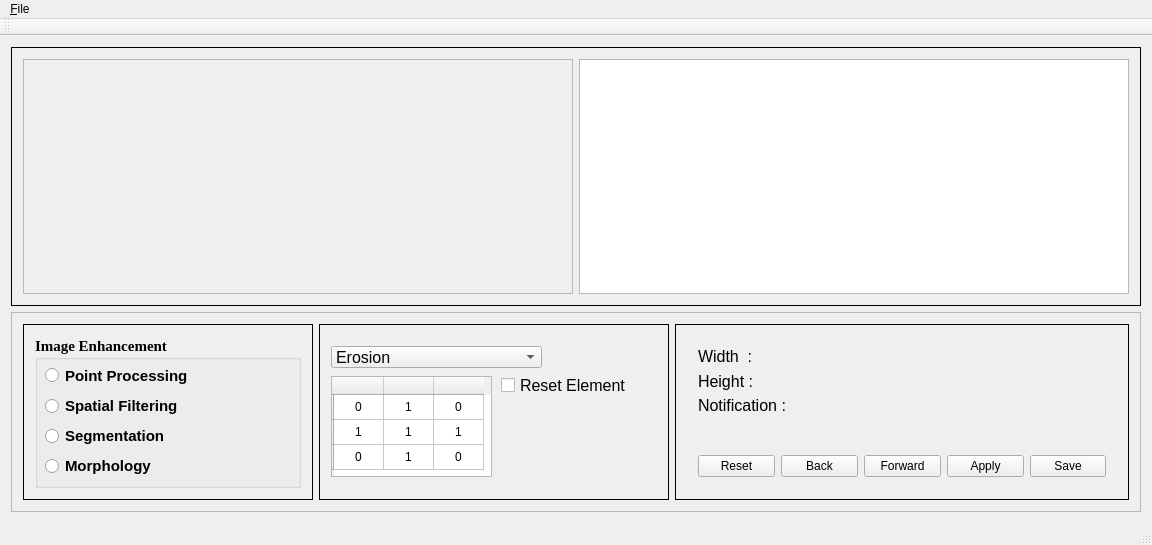
<?xml version="1.0" encoding="UTF-8"?>
<ui version="4.0">
 <class>MainWindow</class>
 <widget class="QMainWindow" name="MainWindow">
  <property name="geometry">
   <rect>
    <x>0</x>
    <y>0</y>
    <width>1152</width>
    <height>545</height>
   </rect>
  </property>
  <property name="windowTitle">
   <string>Image Processing</string>
  </property>
  <widget class="QWidget" name="centralWidget">
   <layout class="QVBoxLayout" name="verticalLayout">
    <item>
     <widget class="QFrame" name="horizontalFrame_2">
      <property name="sizePolicy">
       <sizepolicy hsizetype="Expanding" vsizetype="Expanding">
        <horstretch>0</horstretch>
        <verstretch>0</verstretch>
       </sizepolicy>
      </property>
      <property name="frameShape">
       <enum>QFrame::Box</enum>
      </property>
      <layout class="QHBoxLayout" name="horizontalLayout">
       <item>
        <layout class="QGridLayout" name="gridLayout_3">
         <item row="0" column="0">
          <widget class="QLabel" name="label">
           <property name="sizePolicy">
            <sizepolicy hsizetype="Preferred" vsizetype="Preferred">
             <horstretch>0</horstretch>
             <verstretch>0</verstretch>
            </sizepolicy>
           </property>
           <property name="frameShape">
            <enum>QFrame::StyledPanel</enum>
           </property>
           <property name="text">
            <string/>
           </property>
          </widget>
         </item>
        </layout>
       </item>
       <item>
        <layout class="QGridLayout" name="gridLayout_4">
         <item row="0" column="0">
          <widget class="QGraphicsView" name="graphicsView">
           <property name="sizePolicy">
            <sizepolicy hsizetype="Minimum" vsizetype="Minimum">
             <horstretch>0</horstretch>
             <verstretch>0</verstretch>
            </sizepolicy>
           </property>
          </widget>
         </item>
        </layout>
       </item>
      </layout>
     </widget>
    </item>
    <item>
     <widget class="QFrame" name="horizontalFrame">
      <property name="sizePolicy">
       <sizepolicy hsizetype="Preferred" vsizetype="Preferred">
        <horstretch>0</horstretch>
        <verstretch>0</verstretch>
       </sizepolicy>
      </property>
      <property name="minimumSize">
       <size>
        <width>280</width>
        <height>200</height>
       </size>
      </property>
      <property name="maximumSize">
       <size>
        <width>16777215</width>
        <height>200</height>
       </size>
      </property>
      <property name="frameShape">
       <enum>QFrame::StyledPanel</enum>
      </property>
      <layout class="QHBoxLayout" name="horizontalLayout_2">
       <item>
        <widget class="QFrame" name="imageEnhancement">
         <property name="sizePolicy">
          <sizepolicy hsizetype="Fixed" vsizetype="Preferred">
           <horstretch>0</horstretch>
           <verstretch>0</verstretch>
          </sizepolicy>
         </property>
         <property name="minimumSize">
          <size>
           <width>290</width>
           <height>0</height>
          </size>
         </property>
         <property name="frameShape">
          <enum>QFrame::Box</enum>
         </property>
         <layout class="QVBoxLayout" name="verticalLayout_6">
          <item>
           <widget class="QGroupBox" name="mainAlGroup">
            <property name="font">
             <font>
              <family>Times New Roman</family>
              <pointsize>11</pointsize>
              <weight>75</weight>
              <bold>true</bold>
             </font>
            </property>
            <property name="title">
             <string>Image Enhancement</string>
            </property>
            <widget class="QRadioButton" name="pointProcessing">
             <property name="geometry">
              <rect>
               <x>10</x>
               <y>30</y>
               <width>171</width>
               <height>19</height>
              </rect>
             </property>
             <property name="font">
              <font>
               <family>MS Shell Dlg 2</family>
               <pointsize>11</pointsize>
               <weight>75</weight>
               <bold>true</bold>
              </font>
             </property>
             <property name="text">
              <string>Point Processing</string>
             </property>
            </widget>
            <widget class="QRadioButton" name="spatialFiltering">
             <property name="geometry">
              <rect>
               <x>10</x>
               <y>60</y>
               <width>171</width>
               <height>20</height>
              </rect>
             </property>
             <property name="font">
              <font>
               <family>MS Shell Dlg 2</family>
               <pointsize>11</pointsize>
               <weight>75</weight>
               <bold>true</bold>
              </font>
             </property>
             <property name="text">
              <string>Spatial Filtering</string>
             </property>
            </widget>
            <widget class="QRadioButton" name="segmentation">
             <property name="geometry">
              <rect>
               <x>10</x>
               <y>90</y>
               <width>150</width>
               <height>20</height>
              </rect>
             </property>
             <property name="font">
              <font>
               <family>MS Shell Dlg 2</family>
               <pointsize>11</pointsize>
               <weight>75</weight>
               <bold>true</bold>
              </font>
             </property>
             <property name="text">
              <string>Segmentation</string>
             </property>
            </widget>
            <widget class="QRadioButton" name="morphology">
             <property name="geometry">
              <rect>
               <x>10</x>
               <y>120</y>
               <width>150</width>
               <height>20</height>
              </rect>
             </property>
             <property name="font">
              <font>
               <family>MS Shell Dlg 2</family>
               <pointsize>11</pointsize>
               <weight>75</weight>
               <bold>true</bold>
              </font>
             </property>
             <property name="text">
              <string>Morphology</string>
             </property>
            </widget>
           </widget>
          </item>
         </layout>
        </widget>
       </item>
       <item>
        <widget class="QFrame" name="imageAlgorithm">
         <property name="minimumSize">
          <size>
           <width>350</width>
           <height>0</height>
          </size>
         </property>
         <property name="frameShape">
          <enum>QFrame::Box</enum>
         </property>
         <layout class="QVBoxLayout" name="verticalLayout_3">
          <item>
           <widget class="QStackedWidget" name="stackedWidget">
            <property name="currentIndex">
             <number>3</number>
            </property>
            <widget class="QWidget" name="pointProcessingStacked">
             <widget class="QWidget" name="gridLayoutWidget_3">
              <property name="geometry">
               <rect>
                <x>10</x>
                <y>0</y>
                <width>251</width>
                <height>41</height>
               </rect>
              </property>
              <layout class="QGridLayout" name="gridLayout">
               <item row="0" column="0">
                <widget class="QComboBox" name="pointProcessingCombobox">
                 <property name="font">
                  <font>
                   <pointsize>12</pointsize>
                  </font>
                 </property>
                 <item>
                  <property name="text">
                   <string>Negative Image</string>
                  </property>
                 </item>
                 <item>
                  <property name="text">
                   <string>Thresholding</string>
                  </property>
                 </item>
                 <item>
                  <property name="text">
                   <string>Logarithmic Transformation</string>
                  </property>
                 </item>
                 <item>
                  <property name="text">
                   <string>Power Law Transformation</string>
                  </property>
                 </item>
                 <item>
                  <property name="text">
                   <string>Bit Plane Slicing</string>
                  </property>
                 </item>
                 <item>
                  <property name="text">
                   <string>Histogram Equalization</string>
                  </property>
                 </item>
                </widget>
               </item>
              </layout>
             </widget>
             <widget class="QStackedWidget" name="subStackedWidget1">
              <property name="geometry">
               <rect>
                <x>10</x>
                <y>50</y>
                <width>311</width>
                <height>111</height>
               </rect>
              </property>
              <property name="currentIndex">
               <number>0</number>
              </property>
              <widget class="QWidget" name="page">
               <widget class="QLabel" name="thresLabel">
                <property name="geometry">
                 <rect>
                  <x>1</x>
                  <y>10</y>
                  <width>171</width>
                  <height>21</height>
                 </rect>
                </property>
                <property name="font">
                 <font>
                  <pointsize>12</pointsize>
                 </font>
                </property>
                <property name="text">
                 <string>Thresholding value: </string>
                </property>
               </widget>
               <widget class="QLabel" name="thresValueLabel">
                <property name="geometry">
                 <rect>
                  <x>150</x>
                  <y>10</y>
                  <width>81</width>
                  <height>16</height>
                 </rect>
                </property>
                <property name="font">
                 <font>
                  <pointsize>12</pointsize>
                 </font>
                </property>
                <property name="text">
                 <string/>
                </property>
               </widget>
               <widget class="QSlider" name="thresSlither">
                <property name="geometry">
                 <rect>
                  <x>0</x>
                  <y>50</y>
                  <width>161</width>
                  <height>22</height>
                 </rect>
                </property>
                <property name="minimum">
                 <number>0</number>
                </property>
                <property name="maximum">
                 <number>255</number>
                </property>
                <property name="orientation">
                 <enum>Qt::Horizontal</enum>
                </property>
               </widget>
              </widget>
              <widget class="QWidget" name="page_2">
               <widget class="QLabel" name="logaritLabel">
                <property name="geometry">
                 <rect>
                  <x>1</x>
                  <y>10</y>
                  <width>81</width>
                  <height>16</height>
                 </rect>
                </property>
                <property name="font">
                 <font>
                  <pointsize>12</pointsize>
                 </font>
                </property>
                <property name="text">
                 <string>C value =  </string>
                </property>
               </widget>
               <widget class="QLabel" name="logaritCValueLabel">
                <property name="geometry">
                 <rect>
                  <x>80</x>
                  <y>10</y>
                  <width>101</width>
                  <height>16</height>
                 </rect>
                </property>
                <property name="font">
                 <font>
                  <pointsize>12</pointsize>
                 </font>
                </property>
                <property name="text">
                 <string/>
                </property>
               </widget>
               <widget class="QSlider" name="logaValueSlither">
                <property name="geometry">
                 <rect>
                  <x>1</x>
                  <y>40</y>
                  <width>171</width>
                  <height>22</height>
                 </rect>
                </property>
                <property name="minimum">
                 <number>1</number>
                </property>
                <property name="orientation">
                 <enum>Qt::Horizontal</enum>
                </property>
               </widget>
              </widget>
              <widget class="QWidget" name="page_3">
               <widget class="QLabel" name="label_2">
                <property name="geometry">
                 <rect>
                  <x>1</x>
                  <y>10</y>
                  <width>81</width>
                  <height>16</height>
                 </rect>
                </property>
                <property name="font">
                 <font>
                  <pointsize>12</pointsize>
                 </font>
                </property>
                <property name="text">
                 <string>C value : </string>
                </property>
               </widget>
               <widget class="QLabel" name="cPLLabel">
                <property name="geometry">
                 <rect>
                  <x>90</x>
                  <y>10</y>
                  <width>101</width>
                  <height>16</height>
                 </rect>
                </property>
                <property name="font">
                 <font>
                  <pointsize>12</pointsize>
                 </font>
                </property>
                <property name="text">
                 <string/>
                </property>
               </widget>
               <widget class="QSlider" name="cPLSlider">
                <property name="geometry">
                 <rect>
                  <x>1</x>
                  <y>30</y>
                  <width>171</width>
                  <height>22</height>
                 </rect>
                </property>
                <property name="minimum">
                 <number>1</number>
                </property>
                <property name="orientation">
                 <enum>Qt::Horizontal</enum>
                </property>
               </widget>
               <widget class="QLabel" name="label_3">
                <property name="geometry">
                 <rect>
                  <x>0</x>
                  <y>60</y>
                  <width>121</width>
                  <height>16</height>
                 </rect>
                </property>
                <property name="font">
                 <font>
                  <pointsize>12</pointsize>
                 </font>
                </property>
                <property name="text">
                 <string>Gramma value: </string>
                </property>
               </widget>
               <widget class="QLabel" name="grammaPLLabel">
                <property name="geometry">
                 <rect>
                  <x>140</x>
                  <y>60</y>
                  <width>81</width>
                  <height>16</height>
                 </rect>
                </property>
                <property name="font">
                 <font>
                  <pointsize>12</pointsize>
                 </font>
                </property>
                <property name="text">
                 <string/>
                </property>
               </widget>
               <widget class="QSlider" name="grammaPLSlider">
                <property name="geometry">
                 <rect>
                  <x>1</x>
                  <y>80</y>
                  <width>171</width>
                  <height>22</height>
                 </rect>
                </property>
                <property name="minimum">
                 <number>1</number>
                </property>
                <property name="singleStep">
                 <number>1</number>
                </property>
                <property name="orientation">
                 <enum>Qt::Horizontal</enum>
                </property>
               </widget>
              </widget>
              <widget class="QWidget" name="page_4">
               <widget class="QLabel" name="label_4">
                <property name="geometry">
                 <rect>
                  <x>1</x>
                  <y>10</y>
                  <width>81</width>
                  <height>16</height>
                 </rect>
                </property>
                <property name="font">
                 <font>
                  <pointsize>12</pointsize>
                 </font>
                </property>
                <property name="text">
                 <string>Slice bits</string>
                </property>
               </widget>
               <widget class="QLabel" name="label_5">
                <property name="geometry">
                 <rect>
                  <x>0</x>
                  <y>40</y>
                  <width>71</width>
                  <height>16</height>
                 </rect>
                </property>
                <property name="font">
                 <font>
                  <pointsize>12</pointsize>
                 </font>
                </property>
                <property name="text">
                 <string>From bit: </string>
                </property>
               </widget>
               <widget class="QLabel" name="label_7">
                <property name="geometry">
                 <rect>
                  <x>140</x>
                  <y>40</y>
                  <width>71</width>
                  <height>16</height>
                 </rect>
                </property>
                <property name="font">
                 <font>
                  <pointsize>12</pointsize>
                 </font>
                </property>
                <property name="text">
                 <string>to bit: </string>
                </property>
               </widget>
               <widget class="QLineEdit" name="frombitInput">
                <property name="geometry">
                 <rect>
                  <x>70</x>
                  <y>40</y>
                  <width>61</width>
                  <height>20</height>
                 </rect>
                </property>
                <property name="font">
                 <font>
                  <pointsize>12</pointsize>
                 </font>
                </property>
               </widget>
               <widget class="QLineEdit" name="tobitInput">
                <property name="geometry">
                 <rect>
                  <x>200</x>
                  <y>40</y>
                  <width>61</width>
                  <height>20</height>
                 </rect>
                </property>
                <property name="font">
                 <font>
                  <pointsize>12</pointsize>
                 </font>
                </property>
               </widget>
               <widget class="QLabel" name="bitplaneNoti">
                <property name="geometry">
                 <rect>
                  <x>0</x>
                  <y>80</y>
                  <width>341</width>
                  <height>31</height>
                 </rect>
                </property>
                <property name="font">
                 <font>
                  <pointsize>16</pointsize>
                  <weight>75</weight>
                  <bold>true</bold>
                 </font>
                </property>
                <property name="text">
                 <string/>
                </property>
               </widget>
              </widget>
             </widget>
            </widget>
            <widget class="QWidget" name="spatialStacked">
             <widget class="QWidget" name="gridLayoutWidget_4">
              <property name="geometry">
               <rect>
                <x>0</x>
                <y>0</y>
                <width>360</width>
                <height>41</height>
               </rect>
              </property>
              <layout class="QGridLayout" name="gridLayout_2">
               <item row="0" column="0">
                <widget class="QComboBox" name="spatialAl">
                 <property name="font">
                  <font>
                   <pointsize>11</pointsize>
                  </font>
                 </property>
                 <item>
                  <property name="text">
                   <string>Min</string>
                  </property>
                 </item>
                 <item>
                  <property name="text">
                   <string>Max</string>
                  </property>
                 </item>
                 <item>
                  <property name="text">
                   <string>Median</string>
                  </property>
                 </item>
                 <item>
                  <property name="text">
                   <string>Average</string>
                  </property>
                 </item>
                 <item>
                  <property name="text">
                   <string>Weighted  Averaging </string>
                  </property>
                 </item>
                 <item>
                  <property name="text">
                   <string>Laplacian filter</string>
                  </property>
                 </item>
                 <item>
                  <property name="text">
                   <string>Sobel filter</string>
                  </property>
                 </item>
                </widget>
               </item>
               <item row="0" column="1">
                <widget class="QComboBox" name="missingEdge">
                 <property name="font">
                  <font>
                   <pointsize>11</pointsize>
                  </font>
                 </property>
                 <item>
                  <property name="text">
                   <string>Omit missing pixels</string>
                  </property>
                 </item>
                 <item>
                  <property name="text">
                   <string>Pad the image</string>
                  </property>
                 </item>
                 <item>
                  <property name="text">
                   <string>Replicate border pixels</string>
                  </property>
                 </item>
                 <item>
                  <property name="text">
                   <string>Truncate the image</string>
                  </property>
                 </item>
                 <item>
                  <property name="text">
                   <string>Allow pixels wrap around</string>
                  </property>
                 </item>
                </widget>
               </item>
              </layout>
             </widget>
            </widget>
            <widget class="QWidget" name="segmentStacked">
             <widget class="QStackedWidget" name="subSegmentStacked">
              <property name="geometry">
               <rect>
                <x>0</x>
                <y>10</y>
                <width>331</width>
                <height>151</height>
               </rect>
              </property>
              <property name="currentIndex">
               <number>1</number>
              </property>
              <widget class="QWidget" name="pointSubstacked">
               <widget class="QPlainTextEdit" name="pointPlantext">
                <property name="geometry">
                 <rect>
                  <x>10</x>
                  <y>40</y>
                  <width>151</width>
                  <height>71</height>
                 </rect>
                </property>
                <property name="sizePolicy">
                 <sizepolicy hsizetype="Fixed" vsizetype="Fixed">
                  <horstretch>0</horstretch>
                  <verstretch>0</verstretch>
                 </sizepolicy>
                </property>
                <property name="font">
                 <font>
                  <pointsize>11</pointsize>
                 </font>
                </property>
                <property name="plainText">
                 <string>     -1     -1     -1
     -1      8     -1
     -1     -1     -1</string>
                </property>
               </widget>
              </widget>
              <widget class="QWidget" name="lineSubstacked">
               <widget class="QPlainTextEdit" name="linePlantext">
                <property name="geometry">
                 <rect>
                  <x>0</x>
                  <y>40</y>
                  <width>310</width>
                  <height>80</height>
                 </rect>
                </property>
                <property name="font">
                 <font>
                  <pointsize>12</pointsize>
                 </font>
                </property>
               </widget>
               <widget class="QComboBox" name="lineCombobox">
                <property name="geometry">
                 <rect>
                  <x>150</x>
                  <y>0</y>
                  <width>131</width>
                  <height>22</height>
                 </rect>
                </property>
                <property name="font">
                 <font>
                  <pointsize>12</pointsize>
                 </font>
                </property>
                <item>
                 <property name="text">
                  <string>Horizontal</string>
                 </property>
                </item>
                <item>
                 <property name="text">
                  <string>Vertical</string>
                 </property>
                </item>
                <item>
                 <property name="text">
                  <string>+ 45</string>
                 </property>
                </item>
                <item>
                 <property name="text">
                  <string>-  45</string>
                 </property>
                </item>
               </widget>
              </widget>
              <widget class="QWidget" name="edgeSubstacked">
               <widget class="QComboBox" name="edgeCombobox">
                <property name="geometry">
                 <rect>
                  <x>150</x>
                  <y>0</y>
                  <width>131</width>
                  <height>22</height>
                 </rect>
                </property>
                <property name="font">
                 <font>
                  <pointsize>12</pointsize>
                 </font>
                </property>
                <item>
                 <property name="text">
                  <string>Prewitt</string>
                 </property>
                </item>
                <item>
                 <property name="text">
                  <string>Roberts</string>
                 </property>
                </item>
                <item>
                 <property name="text">
                  <string>Sobel</string>
                 </property>
                </item>
                <item>
                 <property name="text">
                  <string>Laplacian of Gaussian</string>
                 </property>
                </item>
               </widget>
               <widget class="QPlainTextEdit" name="edgePlantext">
                <property name="geometry">
                 <rect>
                  <x>0</x>
                  <y>40</y>
                  <width>310</width>
                  <height>80</height>
                 </rect>
                </property>
                <property name="font">
                 <font>
                  <pointsize>13</pointsize>
                 </font>
                </property>
               </widget>
              </widget>
              <widget class="QWidget" name="thresholdSubstacked">
               <widget class="QLabel" name="label_6">
                <property name="geometry">
                 <rect>
                  <x>10</x>
                  <y>40</y>
                  <width>161</width>
                  <height>16</height>
                 </rect>
                </property>
                <property name="font">
                 <font>
                  <pointsize>12</pointsize>
                 </font>
                </property>
                <property name="text">
                 <string>Threshold value T =  </string>
                </property>
               </widget>
               <widget class="QLabel" name="thresholdValue">
                <property name="geometry">
                 <rect>
                  <x>170</x>
                  <y>40</y>
                  <width>47</width>
                  <height>13</height>
                 </rect>
                </property>
                <property name="font">
                 <font>
                  <pointsize>12</pointsize>
                 </font>
                </property>
                <property name="text">
                 <string/>
                </property>
               </widget>
              </widget>
             </widget>
             <widget class="QComboBox" name="segmentCombobox">
              <property name="geometry">
               <rect>
                <x>0</x>
                <y>10</y>
                <width>131</width>
                <height>22</height>
               </rect>
              </property>
              <property name="font">
               <font>
                <pointsize>12</pointsize>
               </font>
              </property>
              <item>
               <property name="text">
                <string>Points</string>
               </property>
              </item>
              <item>
               <property name="text">
                <string>Lines</string>
               </property>
              </item>
              <item>
               <property name="text">
                <string>Edges</string>
               </property>
              </item>
              <item>
               <property name="text">
                <string>Threshold</string>
               </property>
              </item>
             </widget>
            </widget>
            <widget class="QWidget" name="morphologyStacked">
             <widget class="QComboBox" name="morphologyCombobox">
              <property name="geometry">
               <rect>
                <x>0</x>
                <y>10</y>
                <width>211</width>
                <height>22</height>
               </rect>
              </property>
              <property name="font">
               <font>
                <pointsize>12</pointsize>
               </font>
              </property>
              <item>
               <property name="text">
                <string>Erosion</string>
               </property>
              </item>
              <item>
               <property name="text">
                <string>Dilation</string>
               </property>
              </item>
              <item>
               <property name="text">
                <string>Opening</string>
               </property>
              </item>
              <item>
               <property name="text">
                <string>Closing</string>
               </property>
              </item>
              <item>
               <property name="text">
                <string>Boundary Extraction</string>
               </property>
              </item>
             </widget>
             <widget class="QTableWidget" name="structEleTable">
              <property name="geometry">
               <rect>
                <x>0</x>
                <y>40</y>
                <width>161</width>
                <height>101</height>
               </rect>
              </property>
              <property name="textElideMode">
               <enum>Qt::ElideMiddle</enum>
              </property>
              <attribute name="horizontalHeaderDefaultSectionSize">
               <number>50</number>
              </attribute>
              <attribute name="verticalHeaderDefaultSectionSize">
               <number>25</number>
              </attribute>
              <row>
               <property name="text">
                <string/>
               </property>
              </row>
              <row>
               <property name="text">
                <string/>
               </property>
              </row>
              <row>
               <property name="text">
                <string/>
               </property>
              </row>
              <column>
               <property name="text">
                <string/>
               </property>
              </column>
              <column>
               <property name="text">
                <string/>
               </property>
              </column>
              <column>
               <property name="text">
                <string/>
               </property>
              </column>
              <item row="0" column="0">
               <property name="text">
                <string>0</string>
               </property>
               <property name="textAlignment">
                <set>AlignCenter</set>
               </property>
               <property name="flags">
                <set>ItemIsSelectable|ItemIsEditable|ItemIsUserCheckable|ItemIsEnabled</set>
               </property>
              </item>
              <item row="0" column="1">
               <property name="text">
                <string>1</string>
               </property>
               <property name="textAlignment">
                <set>AlignCenter</set>
               </property>
              </item>
              <item row="0" column="2">
               <property name="text">
                <string>0</string>
               </property>
               <property name="textAlignment">
                <set>AlignCenter</set>
               </property>
              </item>
              <item row="1" column="0">
               <property name="text">
                <string>1</string>
               </property>
               <property name="textAlignment">
                <set>AlignCenter</set>
               </property>
              </item>
              <item row="1" column="1">
               <property name="text">
                <string>1</string>
               </property>
               <property name="textAlignment">
                <set>AlignCenter</set>
               </property>
              </item>
              <item row="1" column="2">
               <property name="text">
                <string>1</string>
               </property>
               <property name="textAlignment">
                <set>AlignCenter</set>
               </property>
              </item>
              <item row="2" column="0">
               <property name="text">
                <string>0</string>
               </property>
               <property name="textAlignment">
                <set>AlignCenter</set>
               </property>
              </item>
              <item row="2" column="1">
               <property name="text">
                <string>1</string>
               </property>
               <property name="textAlignment">
                <set>AlignCenter</set>
               </property>
              </item>
              <item row="2" column="2">
               <property name="text">
                <string>0</string>
               </property>
               <property name="textAlignment">
                <set>AlignCenter</set>
               </property>
              </item>
             </widget>
             <widget class="QCheckBox" name="resetDefaultStructuringEle">
              <property name="geometry">
               <rect>
                <x>170</x>
                <y>40</y>
                <width>151</width>
                <height>19</height>
               </rect>
              </property>
              <property name="font">
               <font>
                <pointsize>12</pointsize>
               </font>
              </property>
              <property name="toolTip">
               <string>Reset default structuring element</string>
              </property>
              <property name="text">
               <string>Reset Element</string>
              </property>
             </widget>
             <widget class="QLabel" name="structuringLabel">
              <property name="geometry">
               <rect>
                <x>170</x>
                <y>70</y>
                <width>151</width>
                <height>20</height>
               </rect>
              </property>
              <property name="text">
               <string/>
              </property>
             </widget>
            </widget>
           </widget>
          </item>
         </layout>
        </widget>
       </item>
       <item>
        <widget class="QFrame" name="gridFrame_5">
         <property name="minimumSize">
          <size>
           <width>360</width>
           <height>0</height>
          </size>
         </property>
         <property name="frameShape">
          <enum>QFrame::Box</enum>
         </property>
         <layout class="QGridLayout" name="gridLayout_5">
          <item row="3" column="0">
           <widget class="QFrame" name="frame">
            <layout class="QHBoxLayout" name="horizontalLayout_3">
             <item>
              <widget class="QPushButton" name="resetButton">
               <property name="enabled">
                <bool>true</bool>
               </property>
               <property name="text">
                <string>Reset</string>
               </property>
              </widget>
             </item>
             <item>
              <widget class="QPushButton" name="backButton">
               <property name="text">
                <string>Back</string>
               </property>
              </widget>
             </item>
             <item>
              <widget class="QPushButton" name="forwardButton">
               <property name="text">
                <string>Forward</string>
               </property>
              </widget>
             </item>
             <item>
              <widget class="QPushButton" name="applyButton">
               <property name="text">
                <string>Apply</string>
               </property>
              </widget>
             </item>
             <item>
              <widget class="QPushButton" name="saveButton">
               <property name="text">
                <string>Save</string>
               </property>
              </widget>
             </item>
            </layout>
           </widget>
          </item>
          <item row="1" column="0">
           <widget class="QFrame" name="aa">
            <property name="maximumSize">
             <size>
              <width>16777215</width>
              <height>90</height>
             </size>
            </property>
            <layout class="QFormLayout" name="formLayout_3">
             <item row="0" column="0">
              <widget class="QLabel" name="widthLabel">
               <property name="font">
                <font>
                 <pointsize>12</pointsize>
                </font>
               </property>
               <property name="text">
                <string>Width  :</string>
               </property>
              </widget>
             </item>
             <item row="1" column="0">
              <widget class="QLabel" name="heightLabel">
               <property name="font">
                <font>
                 <pointsize>12</pointsize>
                </font>
               </property>
               <property name="text">
                <string>Height : </string>
               </property>
              </widget>
             </item>
             <item row="1" column="1">
              <widget class="QLabel" name="heightInfoLabel">
               <property name="font">
                <font>
                 <pointsize>12</pointsize>
                </font>
               </property>
               <property name="text">
                <string/>
               </property>
              </widget>
             </item>
             <item row="2" column="0">
              <widget class="QLabel" name="noticelabel">
               <property name="maximumSize">
                <size>
                 <width>100</width>
                 <height>100</height>
                </size>
               </property>
               <property name="font">
                <font>
                 <pointsize>12</pointsize>
                </font>
               </property>
               <property name="text">
                <string>Notification : </string>
               </property>
              </widget>
             </item>
             <item row="2" column="1">
              <widget class="QLabel" name="notificateInfo">
               <property name="font">
                <font>
                 <pointsize>12</pointsize>
                </font>
               </property>
               <property name="text">
                <string/>
               </property>
              </widget>
             </item>
             <item row="0" column="1">
              <widget class="QLabel" name="widthInfoLabel">
               <property name="font">
                <font>
                 <pointsize>12</pointsize>
                </font>
               </property>
               <property name="text">
                <string/>
               </property>
              </widget>
             </item>
            </layout>
           </widget>
          </item>
          <item row="2" column="0">
           <spacer name="verticalSpacer">
            <property name="orientation">
             <enum>Qt::Vertical</enum>
            </property>
            <property name="sizeHint" stdset="0">
             <size>
              <width>20</width>
              <height>40</height>
             </size>
            </property>
           </spacer>
          </item>
         </layout>
        </widget>
       </item>
      </layout>
     </widget>
    </item>
   </layout>
  </widget>
  <widget class="QMenuBar" name="menuBar">
   <property name="geometry">
    <rect>
     <x>0</x>
     <y>0</y>
     <width>1152</width>
     <height>20</height>
    </rect>
   </property>
   <widget class="QMenu" name="menuFile">
    <property name="title">
     <string>&amp;File</string>
    </property>
    <addaction name="actionOpen"/>
    <addaction name="separator"/>
    <addaction name="actionSave"/>
    <addaction name="separator"/>
    <addaction name="actionExit"/>
   </widget>
   <addaction name="menuFile"/>
  </widget>
  <widget class="QToolBar" name="mainToolBar">
   <attribute name="toolBarArea">
    <enum>TopToolBarArea</enum>
   </attribute>
   <attribute name="toolBarBreak">
    <bool>false</bool>
   </attribute>
  </widget>
  <widget class="QStatusBar" name="statusBar"/>
  <action name="actionOpen">
   <property name="text">
    <string>&amp;Open</string>
   </property>
  </action>
  <action name="actionSave">
   <property name="text">
    <string>&amp;Save</string>
   </property>
  </action>
  <action name="actionExit">
   <property name="text">
    <string>&amp;Exit</string>
   </property>
  </action>
 </widget>
 <layoutdefault spacing="6" margin="11"/>
 <resources/>
 <connections/>
</ui>
